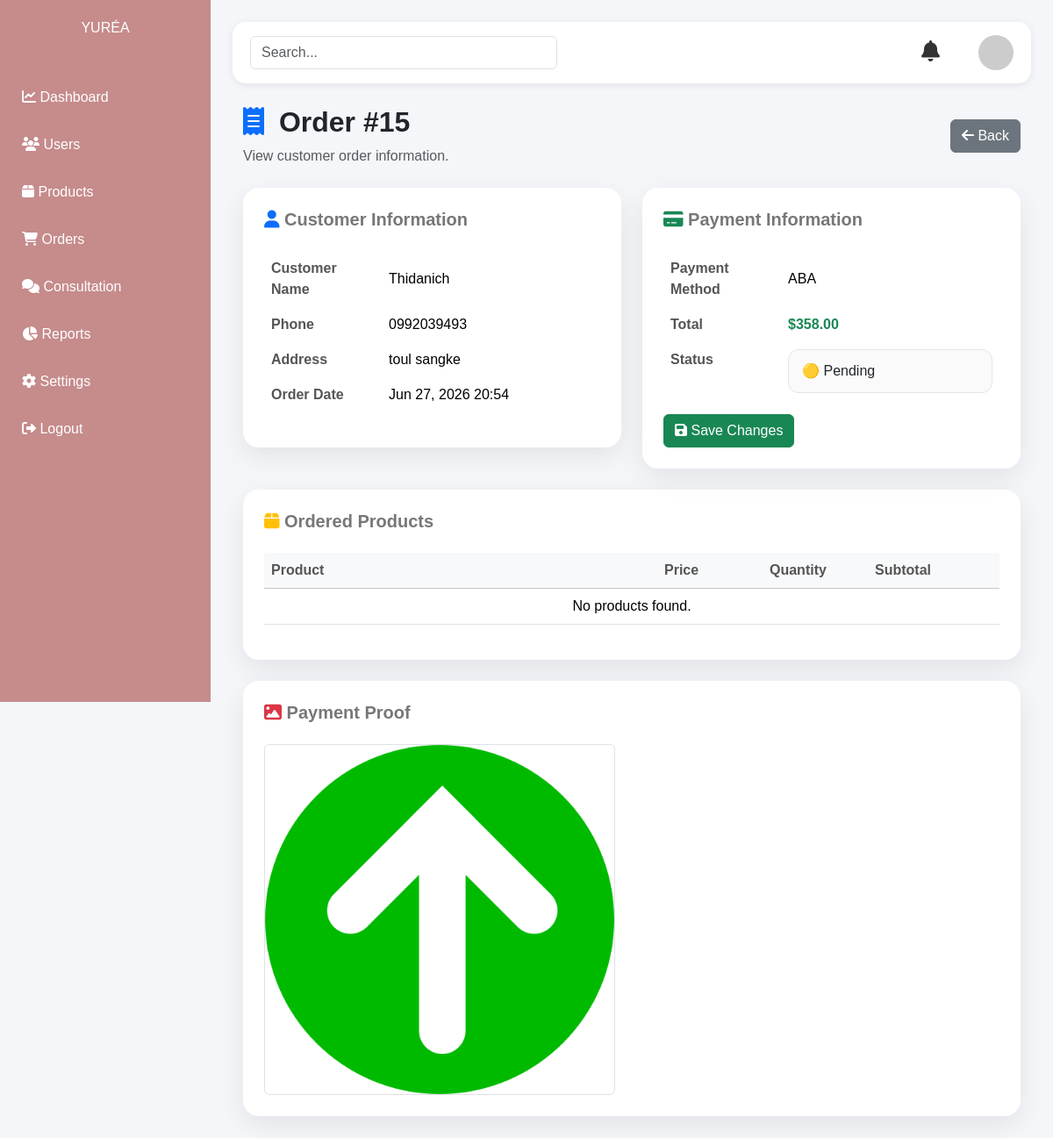
Screenshot of /dashboard/orders/15/ (signed in) with the database file from the repository.
### orders/models.py (models this page shows, shortened)
class Order(models.Model):
    STATUS_CHOICES = [
        ("Pending", "Pending"),
        ("Paid", "Paid"),
        ("Processing", "Processing"),
        ("Out for Delivery", "Out for Delivery"),
        ("Completed", "Completed"),
    ]
    tracking_number = models.CharField(
        max_length=100,
        blank=True,
        null=True
    )
    user = models.ForeignKey(
        User,
        on_delete=models.CASCADE
    )
    total_price = models.DecimalField(
        max_digits=10,
        decimal_places=2
    )
    full_name = models.CharField(
        max_length=100,
        blank=True
    )
    phone = models.CharField(
        max_length=20,
        blank=True
    )
    address = models.TextField(
        blank=True
    )
    status = models.CharField(
        max_length=20,
        choices=STATUS_CHOICES,
        default='Pending'
    )
    created_at = models.DateTimeField(
        auto_now_add=True
    )
    payment_method = models.CharField(
        max_length=20,
        default='ABA'
    )
    payment_status = models.CharField(
        max_length=20,
        default='Pending'
    )
    payment_proof = models.ImageField(
        upload_to='payments/',
        blank=True,
        null=True
    )

### dashboard/views.py (the view, shortened to what this page needs)
@login_required
def order_detail_admin(request, order_id):
    notification_count = Notification.objects.filter(
        is_read=False
    ).count()
    order = get_object_or_404(
        Order,
        id=order_id
    )
    return render(
        request,
        "dashboard/orders/order_detail.html",
        {
            "order": order,
            "notification_count": notification_count,
        }
    )

### accounts/context_processors.py (called while the page is built)
def user_roles(request):
    is_consultant = False
    if request.user.is_authenticated:
        is_consultant = request.user.groups.filter(
            name='Consultant'
        ).exists()
    return {
        'is_consultant': is_consultant
    }

### templates/dashboard/orders/order_detail.html (shortened to what this page needs)
{% extends "dashboard/base_admin.html" %}
{% block content %}
<div class="container-fluid">
    <div class="d-flex justify-content-between align-items-center mb-4">
        <div>
            <h2 class="fw-bold">
                <i class="fas fa-receipt text-primary me-2"></i>
                Order #{{ order.id }}
            </h2>
            <p class="text-muted mb-0">
                View customer order information.
            </p>
        </div>
        <div>
            <a href="{% url 'dashboard_orders' %}" class="btn btn-secondary">
                <i class="fas fa-arrow-left"></i>
                Back
            </a>
        </div>
    </div>
    <div class="row">
        <div class="col-lg-6">
            <div class="dashboard-card p-4 mb-4">
                <h5 class="fw-bold mb-4">
                    <i class="fas fa-user text-primary"></i>
                    Customer Information
                </h5>
                <table class="table table-borderless">
                    <tr>
                        <th width="35%">Customer Name</th>
                        <td>{{ order.full_name }}</td>
                    </tr>
                    <tr>
                        <th>Phone</th>
                        <td>{{ order.phone }}</td>
                    </tr>
                    <tr>
                        <th>Address</th>
                        <td>{{ order.address }}</td>
                    </tr>
                    <tr>
                        <th>Order Date</th>
                        <td>{{ order.created_at|date:"M d, Y H:i" }}</td>
                    </tr>
                </table>
            </div>
        </div>
<div class="col-lg-6">
    <div class="dashboard-card p-4 mb-4">
        <h5 class="fw-bold mb-4">
            <i class="fas fa-credit-card text-success"></i>
            Payment Information
        </h5>
        <form method="POST">
            <table class="table table-borderless">
                <tr>
                    <th width="35%">Payment Method</th>
                    <td>{{ order.payment_method }}</td>
                </tr>
                <tr>
                    <th>Total</th>
                    <td>
                        <strong class="text-success">
                            ${{ order.total_price }}
                        </strong>
                    </td>
                </tr>
                <tr>
                    <th>Status</th>
                    <td>
                        <select
                            name="status"
                            class="form-select">
                            <option value="Pending"
                                {% if order.status == "Pending" %}selected{% endif %}>
                                🟡 Pending
                            </option>
                        </select>
                    </td>
                </tr>
            </table>
            <div class="mt-3">
                <button
                    type="submit"
                    class="btn btn-success">
                    <i class="fas fa-save"></i>
                    Save Changes
                </button>
            </div>
        </form>
    </div>
</div>
    </div>
    <div class="dashboard-card p-4 mb-4">
        <h5 class="fw-bold mb-4">
            <i class="fas fa-box text-warning"></i>
            Ordered Products
        </h5>
        <table class="table table-hover align-middle">
            <thead class="table-light">
                <tr>
                    <th>Product</th>
                    <th width="120">Price</th>
                    <th width="120">Quantity</th>
                    <th width="150">Subtotal</th>
                </tr>
            </thead>
            <tbody>
                {% for item in order.items.all %}
                <tr>
                    <td>
                        {{ item.product.name }}
                    </td>
                    <td>
                        ${{ item.price }}
                    </td>
                    <td>
                        {{ item.quantity }}
                    </td>
                    <td>
                        <strong>
                            ${{ item.subtotal }}
                        </strong>
                    </td>
                </tr>
                {% empty %}
                <tr>
                    <td colspan="4" class="text-center">
                        No products found.
                    </td>
                </tr>
                {% endfor %}
            </tbody>
        </table>
    </div>
    <div class="dashboard-card p-4">
        <h5 class="fw-bold mb-4">
            <i class="fas fa-image text-danger"></i>
            Payment Proof
        </h5>
        {% if order.payment_proof %}
            <img
                src="{{ order.payment_proof.url }}"
                class="img-fluid rounded border"
                style="max-width:400px;">
        {% else %}
            <p class="text-muted">
                No payment proof uploaded.
            </p>
        {% endif %}
    </div>
</div>
{% endblock %}

### static/dashboard/css/admin.css (style rules this page uses)
body { margin:0; font-family:Poppins,sans-serif; background:#f5f6fa; }
.dashboard-card { background:white; border-radius:20px; padding:25px; box-shadow:0 3px 10px rgba(0,0,0,.08); transition:.3s; }
.dashboard-card h5 { color:#777; margin-bottom:15px; }
.dashboard-card { background:white; padding:25px; border-radius:20px; box-shadow:0 5px 20px rgba(0,0,0,.08); }
.table thead { background:#f8f9fa; }
.table th { font-weight:600; color:#555; }
.table td { vertical-align:middle; }
.dashboard-card { border-radius:18px; border:none; box-shadow:0 10px 30px rgba(0,0,0,.08); }
.dashboard-card input, .dashboard-card textarea, .dashboard-card select { width:100%; border:1px solid #e5e5e5; border-radius:12px; padding:12px 15px; transition:.3s; background:#fafafa; }

### rows the page displays
Order: id "15", full_name "Thidanich", phone "0992039493", address "toul sangke", created_at "Jun 27, 2026 20:54", payment_method "ABA", total_price "358.00", status "🟡 Pending", payment_proof (picture)
